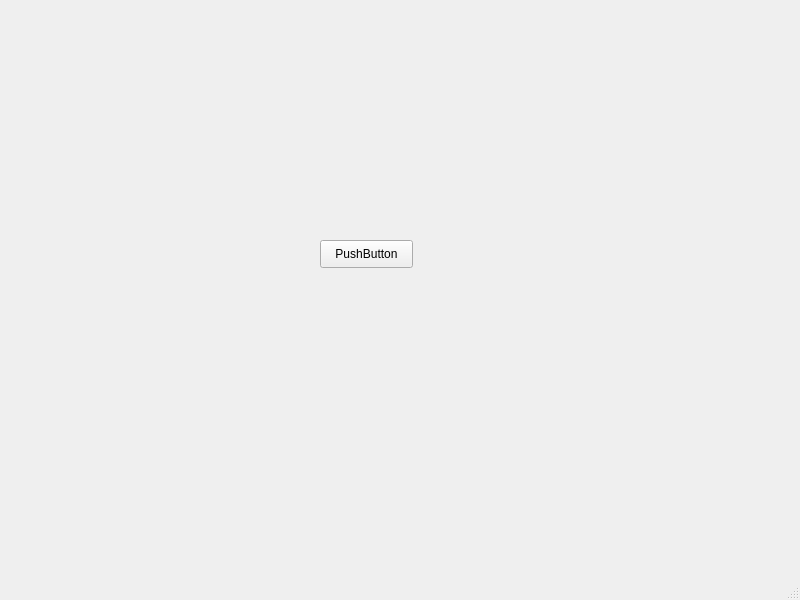
<?xml version="1.0" encoding="UTF-8"?>
<ui version="4.0">
 <class>MainWindow</class>
 <widget class="QMainWindow" name="MainWindow">
  <property name="geometry">
   <rect>
    <x>0</x>
    <y>0</y>
    <width>800</width>
    <height>600</height>
   </rect>
  </property>
  <property name="windowTitle">
   <string>MainWindow</string>
  </property>
  <widget class="QWidget" name="centralwidget">
   <widget class="QPushButton" name="pushButton">
    <property name="geometry">
     <rect>
      <x>320</x>
      <y>240</y>
      <width>93</width>
      <height>28</height>
     </rect>
    </property>
    <property name="text">
     <string>PushButton</string>
    </property>
   </widget>
  </widget>
  <widget class="QMenuBar" name="menubar">
   <property name="geometry">
    <rect>
     <x>0</x>
     <y>0</y>
     <width>800</width>
     <height>26</height>
    </rect>
   </property>
  </widget>
  <widget class="QStatusBar" name="statusbar"/>
 </widget>
 <resources/>
 <connections/>
</ui>
